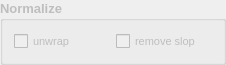
<?xml version="1.0" encoding="UTF-8"?>
<ui version="4.0">
 <class>GroupBoxNormalize</class>
  <widget class="QGroupBox" name="groupBoxNormalize">
   <property name="enabled">
    <bool>false</bool>
   </property>
   <property name="geometry">
    <rect>
     <x>30</x>
     <y>190</y>
     <width>226</width>
     <height>57</height>
    </rect>
   </property>
   <property name="font">
    <font>
     <pointsize>10</pointsize>
     <weight>75</weight>
     <bold>true</bold>
    </font>
   </property>
   <property name="title">
    <string>Normalize</string>
   </property>
   <layout class="QVBoxLayout" name="verticalLayout_9">
    <item>
     <layout class="QVBoxLayout" name="verticalLayout_7">
      <item>
       <layout class="QHBoxLayout" name="horizontalLayout_6">
        <item>
         <widget class="QCheckBox" name="checkBoxUnwrap">
          <property name="font">
           <font>
            <pointsize>8</pointsize>
            <weight>50</weight>
            <bold>false</bold>
           </font>
          </property>
          <property name="text">
           <string>unwrap</string>
          </property>
         </widget>
        </item>
        <item>
         <widget class="QCheckBox" name="checkBoxRemoveSlope">
          <property name="font">
           <font>
            <pointsize>8</pointsize>
            <weight>50</weight>
            <bold>false</bold>
           </font>
          </property>
          <property name="text">
           <string>remove slop</string>
          </property>
         </widget>
        </item>
       </layout>
      </item>
     </layout>
    </item>
   </layout>
  </widget>
 <resources/>
 <connections/>
</ui>
